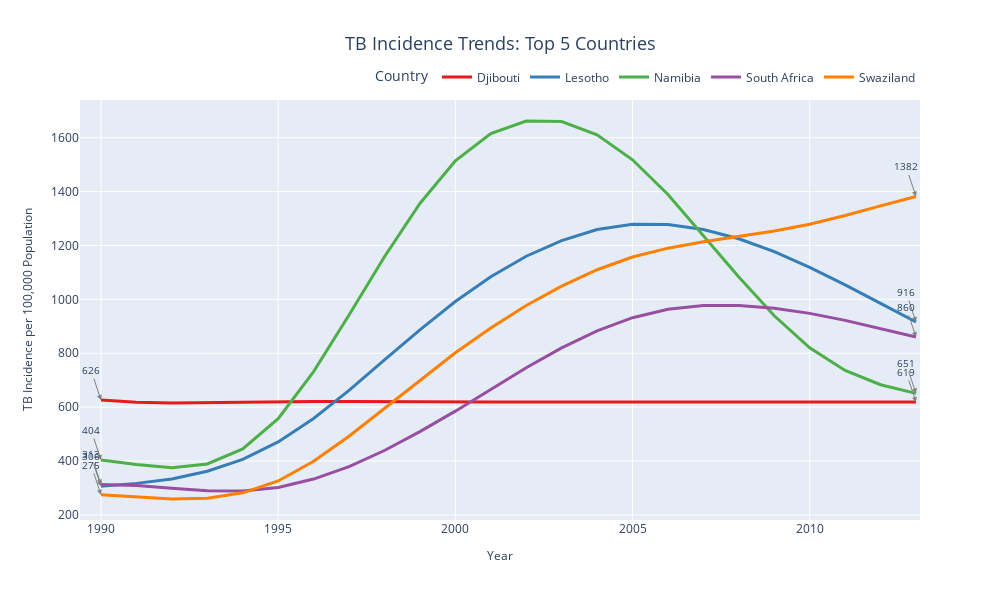

Write notebook code for a chart like this one.
### Markdown cell above
### Highest Burden Countries

The horizontal bar chart highlights countries with the most severe TB burden per capita, enabling comparison of 5-year trends where data is available. This ranking helps prioritize resource allocation and intervention strategies.

### Code cell
def create_trend_analysis(df: pd.DataFrame) -> go.Figure:
    """
    Create multi-line trend chart for top 5 countries by recent incidence
    """
    latest_year = df['year'].max()
    
    # Get top 5 countries by latest year incidence
    df_latest = df[df['year'] == latest_year].dropna(subset=['incidence_per100k', 'country'])
    top5_countries = df_latest.nlargest(5, 'incidence_per100k')['country'].tolist()
    
    # Filter data for top 5 countries
    df_trends = df[df['country'].isin(top5_countries)].copy()
    df_trends = df_trends.dropna(subset=['incidence_per100k', 'year'])
    df_trends = df_trends.sort_values(['country', 'year'])
    
    # Create matplotlib version
    fig_mpl, ax = plt.subplots(figsize=(12, 8))
    
    colors = plt.cm.Set1(np.linspace(0, 1, 5))
    
    for i, country in enumerate(top5_countries):
        country_data = df_trends[df_trends['country'] == country]
        if len(country_data) > 0:
            ax.plot(country_data['year'], country_data['incidence_per100k'], 
                   marker='o', linewidth=3, markersize=6, label=country, color=colors[i])
            
            # Add start and end annotations
            start_data = country_data.iloc[0]
            end_data = country_data.iloc[-1]
            
            ax.annotate(f'{start_data["incidence_per100k"]:.0f}', 
                       (start_data['year'], start_data['incidence_per100k']),
                       xytext=(5, 5), textcoords='offset points', fontsize=10)
            ax.annotate(f'{end_data["incidence_per100k"]:.0f}', 
                       (end_data['year'], end_data['incidence_per100k']),
                       xytext=(5, 5), textcoords='offset points', fontsize=10)
    
    ax.set_xlabel('Year', fontsize=12)
    ax.set_ylabel('TB Incidence per 100,000 Population', fontsize=12)
    ax.set_title('TB Incidence Trends: Top 5 Countries', fontsize=16, pad=20)
    ax.legend(bbox_to_anchor=(1.02, 1), loc='upper left')
    ax.grid(True, alpha=0.3)
    
    plt.tight_layout()
    plt.savefig('../figures/trends_top5.png', dpi=300, bbox_inches='tight')
    plt.close()
    
    # Create Plotly version for interactive display
    fig = px.line(
        df_trends,
        x='year',
        y='incidence_per100k',
        color='country',
        title='TB Incidence Trends: Top 5 Countries',
        labels={
            'incidence_per100k': 'TB Incidence per 100,000 Population',
            'year': 'Year',
            'country': 'Country'
        },
        color_discrete_sequence=px.colors.qualitative.Set1
    )
    
    # Add start and end point annotations
    for country in top5_countries:
        country_data = df_trends[df_trends['country'] == country]
        if len(country_data) > 0:
            start_data = country_data.iloc[0]
            end_data = country_data.iloc[-1]
            
            # Start point annotation
            fig.add_annotation(
                x=start_data['year'],
                y=start_data['incidence_per100k'],
                text=f"{start_data['incidence_per100k']:.0f}",
                showarrow=True,
                arrowhead=2,
                arrowsize=1,
                arrowwidth=1,
                arrowcolor="gray",
                font=dict(size=10)
            )
            
            # End point annotation
            fig.add_annotation(
                x=end_data['year'],
                y=end_data['incidence_per100k'],
                text=f"{end_data['incidence_per100k']:.0f}",
                showarrow=True,
                arrowhead=2,
                arrowsize=1,
                arrowwidth=1,
                arrowcolor="gray",
                font=dict(size=10)
            )
    
    fig.update_layout(
        title_font_size=18,
        title_x=0.5,
        xaxis_title_font_size=12,
        yaxis_title_font_size=12,
        legend=dict(
            orientation="h",
            yanchor="bottom",
            y=1.02,
            xanchor="right",
            x=1
        ),
        width=1000,
        height=600
    )
    
    fig.update_traces(line=dict(width=3), marker=dict(size=6))
    
    # Try to save plotly version
    try:
        fig.write_image('../figures/trends_top5_plotly.png', scale=3)
        print("✓ Saved matplotlib version: figures/trends_top5.png")
        print("✓ Saved plotly version: figures/trends_top5_plotly.png")
    except:
        fig.write_html('../figures/trends_top5_plotly.html')
        print("✓ Saved matplotlib version: figures/trends_top5.png")
        print("⚠ Saved plotly as HTML: figures/trends_top5_plotly.html")
    
    return fig

# Create and display trend analysis
fig3 = create_trend_analysis(df_clean)
fig3.show()

### Figure 1 — Plotly figure (JSON) as saved in the notebook; plotly's stock layout.template omitted (floating-point values rounded to 4 significant figures)
{"data": [{"hovertemplate": "Country=Djibouti<br>Year=%{x}<br>TB Incidence per 100,000 Population=%{y}<extra></extra>", "legendgroup": "Djibouti", "line": {"color": "rgb(228,26,28)", "dash": "solid", "width": 3}, "marker": {"size": 6, "symbol": "circle"}, "mode": "lines", "name": "Djibouti", "orientation": "v", "showlegend": true, "type": "scatter", "x": [1990, 1991, 1992, 1993, 1994, 1995, 1996, 1997, 1998, 1999, 2000, 2001, 2002, 2003, 2004, 2005, 2006, 2007, 2008, 2009, 2010, 2011, 2012, 2013], "xaxis": "x", "y": [626.0, 618.0, 615.0, 617.0, 619.0, 621.0, 621.0, 621.0, 620.0, 619.0, 619.0, 619.0, 619.0, 619.0, 619.0, 620.0, 620.0, 620.0, 620.0, 620.0, 620.0, 620.0, 620.0, 619.0], "yaxis": "y"}, {"hovertemplate": "Country=Lesotho<br>Year=%{x}<br>TB Incidence per 100,000 Population=%{y}<extra></extra>", "legendgroup": "Lesotho", "line": {"color": "rgb(55,126,184)", "dash": "solid", "width": 3}, "marker": {"size": 6, "symbol": "circle"}, "mode": "lines", "name": "Lesotho", "orientation": "v", "showlegend": true, "type": "scatter", "x": [1990, 1991, 1992, 1993, 1994, 1995, 1996, 1997, 1998, 1999, 2000, 2001, 2002, 2003, 2004, 2005, 2006, 2007, 2008, 2009, 2010, 2011, 2012, 2013], "xaxis": "x", "y": [306.0, 317.0, 333.0, 362.0, 406.0, 471.0, 558.0, 662.0, 775.0, 887.0, 992.0, 1084.0, 1160.0, 1218.0, 1259.0, 1279.0, 1278.0, 1259.0, 1225.0, 1177.0, 1119.0, 1054.0, 985.0, 916.0], "yaxis": "y"}, {"hovertemplate": "Country=Namibia<br>Year=%{x}<br>TB Incidence per 100,000 Population=%{y}<extra></extra>", "legendgroup": "Namibia", "line": {"color": "rgb(77,175,74)", "dash": "solid", "width": 3}, "marker": {"size": 6, "symbol": "circle"}, "mode": "lines", "name": "Namibia", "orientation": "v", "showlegend": true, "type": "scatter", "x": [1990, 1991, 1992, 1993, 1994, 1995, 1996, 1997, 1998, 1999, 2000, 2001, 2002, 2003, 2004, 2005, 2006, 2007, 2008, 2009, 2010, 2011, 2012, 2013], "xaxis": "x", "y": [404.0, 387.0, 375.0, 389.0, 445.0, 557.0, 732.0, 942.0, 1158.0, 1356.0, 1514.0, 1615.0, 1662.0, 1660.0, 1611.0, 1518.0, 1389.0, 1238.0, 1083.0, 939.0, 820.0, 736.0, 683.0, 651.0], "yaxis": "y"}, {"hovertemplate": "Country=South Africa<br>Year=%{x}<br>TB Incidence per 100,000 Population=%{y}<extra></extra>", "legendgroup": "South Africa", "line": {"color": "rgb(152,78,163)", "dash": "solid", "width": 3}, "marker": {"size": 6, "symbol": "circle"}, "mode": "lines", "name": "South Africa", "orientation": "v", "showlegend": true, "type": "scatter", "x": [1990, 1991, 1992, 1993, 1994, 1995, 1996, 1997, 1998, 1999, 2000, 2001, 2002, 2003, 2004, 2005, 2006, 2007, 2008, 2009, 2010, 2011, 2012, 2013], "xaxis": "x", "y": [313.0, 309.0, 299.0, 290.0, 289.0, 302.0, 333.0, 379.0, 439.0, 509.0, 585.0, 666.0, 746.0, 820.0, 883.0, 932.0, 963.0, 977.0, 977.0, 967.0, 948.0, 922.0, 892.0, 860.0], "yaxis": "y"}, {"hovertemplate": "Country=Swaziland<br>Year=%{x}<br>TB Incidence per 100,000 Population=%{y}<extra></extra>", "legendgroup": "Swaziland", "line": {"color": "rgb(255,127,0)", "dash": "solid", "width": 3}, "marker": {"size": 6, "symbol": "circle"}, "mode": "lines", "name": "Swaziland", "orientation": "v", "showlegend": true, "type": "scatter", "x": [1990, 1991, 1992, 1993, 1994, 1995, 1996, 1997, 1998, 1999, 2000, 2001, 2002, 2003, 2004, 2005, 2006, 2007, 2008, 2009, 2010, 2011, 2012, 2013], "xaxis": "x", "y": [275.0, 266.0, 259.0, 262.0, 282.0, 326.0, 399.0, 492.0, 595.0, 700.0, 802.0, 894.0, 977.0, 1049.0, 1110.0, 1157.0, 1190.0, 1214.0, 1234.0, 1254.0, 1279.0, 1311.0, 1347.0, 1382.0], "yaxis": "y"}], "layout": {"annotations": [{"arrowcolor": "gray", "arrowhead": 2, "arrowsize": 1, "arrowwidth": 1, "font": {"size": 10}, "showarrow": true, "text": "275", "x": 1990, "y": 275}, {"arrowcolor": "gray", "arrowhead": 2, "arrowsize": 1, "arrowwidth": 1, "font": {"size": 10}, "showarrow": true, "text": "1382", "x": 2013, "y": 1382}, {"arrowcolor": "gray", "arrowhead": 2, "arrowsize": 1, "arrowwidth": 1, "font": {"size": 10}, "showarrow": true, "text": "306", "x": 1990, "y": 306}, {"arrowcolor": "gray", "arrowhead": 2, "arrowsize": 1, "arrowwidth": 1, "font": {"size": 10}, "showarrow": true, "text": "916", "x": 2013, "y": 916}, {"arrowcolor": "gray", "arrowhead": 2, "arrowsize": 1, "arrowwidth": 1, "font": {"size": 10}, "showarrow": true, "text": "313", "x": 1990, "y": 313}, {"arrowcolor": "gray", "arrowhead": 2, "arrowsize": 1, "arrowwidth": 1, "font": {"size": 10}, "showarrow": true, "text": "860", "x": 2013, "y": 860}, {"arrowcolor": "gray", "arrowhead": 2, "arrowsize": 1, "arrowwidth": 1, "font": {"size": 10}, "showarrow": true, "text": "404", "x": 1990, "y": 404}, {"arrowcolor": "gray", "arrowhead": 2, "arrowsize": 1, "arrowwidth": 1, "font": {"size": 10}, "showarrow": true, "text": "651", "x": 2013, "y": 651}, {"arrowcolor": "gray", "arrowhead": 2, "arrowsize": 1, "arrowwidth": 1, "font": {"size": 10}, "showarrow": true, "text": "626", "x": 1990, "y": 626}, {"arrowcolor": "gray", "arrowhead": 2, "arrowsize": 1, "arrowwidth": 1, "font": {"size": 10}, "showarrow": true, "text": "619", "x": 2013, "y": 619}], "height": 600, "legend": {"orientation": "h", "title": {"text": "Country"}, "tracegroupgap": 0, "x": 1, "xanchor": "right", "y": 1.02, "yanchor": "bottom"}, "title": {"font": {"size": 18}, "text": "TB Incidence Trends: Top 5 Countries", "x": 0.5}, "width": 1000, "xaxis": {"anchor": "y", "domain": [0, 1], "title": {"font": {"size": 12}, "text": "Year"}}, "yaxis": {"anchor": "x", "domain": [0, 1], "title": {"font": {"size": 12}, "text": "TB Incidence per 100,000 Population"}}}}
